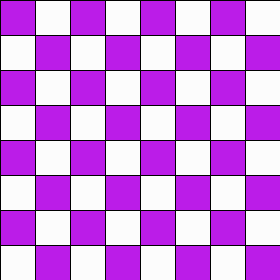
Frame 1 (no input)
Frame 60 (the mouse pressed at the canvas centre just before this capture): identical to frame 1, image omitted
Frame 120 (the mouse held since frame 60 and released just before this capture): identical to frame 1, image omitted

The Processing sketch that drew this single still picture (run headless with seeded random() and noise(); from frame 60 on, the mouse is pressed at the canvas centre):

// Processing sketch: processing_51263
// ── processing_51263.pde

//Michell philpott PS1 #5
void setup(){
 size (280, 280);
  smooth();
}

void draw () {
  for(int i=0; i < 280; i += 35) {
    for (int j = 0; j < 280; j += 35)
    {
      if((i+j)%2==0) {
        fill(187,28,232);
      }else {
        fill(252);
      }
      rect(i, j, 50,50);
    }
  }
} 
